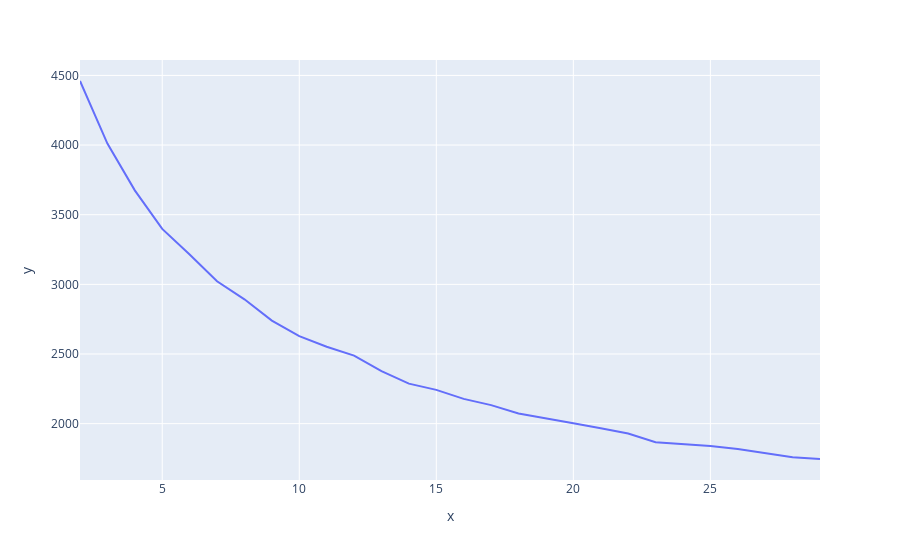
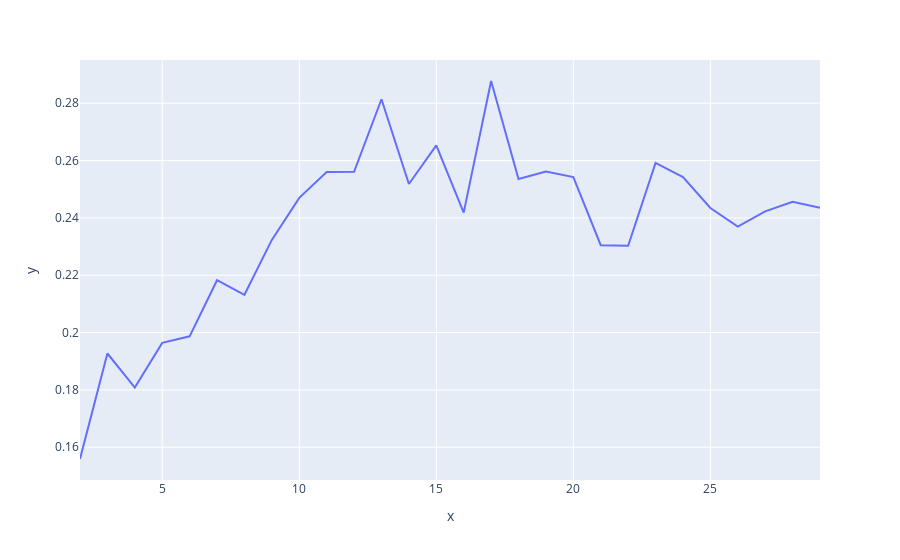

Notebook cell for these charts, in order:
### Markdown cell above
# Kmeans

### Code cell
#Kmeans
print("-------------------------------------------------------------------------------------------------"  )
print("Kmeans :"  )

c=[]
iner=[]
sil=[]
for i in range(2,30):
    clustering = KMeans(n_clusters=i, random_state=0).fit(d)
    c.append(    i    )
    iner.append(    clustering.inertia_    )
    sil.append( silhouette_score(d ,clustering.predict(d) ) )
print('elbow method')    
fig = px.line( y=iner,x=c)
fig.show()
print('sillute score ')    
fig = px.line(y= sil,x=c)
fig.show()
    
clustering = KMeans(n_clusters=15, random_state=0).fit(d)
plt.scatter(d[:,0]  , d[:,1]   ,  c = clustering.labels_  ) 
plt.show()
print("silhouette_score : " ,silhouette_score(d,clustering.labels_))
print("number of clusters is : " , 15)

### Figure 1 — Plotly figure (JSON) as saved in the notebook; plotly's stock layout.template omitted (floating-point values rounded to 4 significant figures)
{"data": [{"hovertemplate": "x=%{x}<br>y=%{y}<extra></extra>", "legendgroup": "", "line": {"color": "#636efa", "dash": "solid"}, "marker": {"symbol": "circle"}, "mode": "lines", "name": "", "orientation": "v", "showlegend": false, "type": "scatter", "x": [2, 3, 4, 5, 6, 7, 8, 9, 10, 11, 12, 13, 14, 15, 16, 17, 18, 19, 20, 21, 22, 23, 24, 25, 26, 27, 28, 29], "xaxis": "x", "y": [4460.0, 4010.0, 3675.0, 3398.0, 3215.0, 3022.0, 2893.0, 2740.0, 2628.0, 2552.0, 2488.0, 2377.0, 2287.0, 2243.0, 2178.0, 2133.0, 2073.0, 2035.0, 2003.0, 1967.0, 1929.0, 1867.0, 1852.0, 1839.0, 1818.0, 1788.0, 1759.0, 1746.0], "yaxis": "y"}], "layout": {"legend": {"tracegroupgap": 0}, "margin": {"t": 60}, "xaxis": {"anchor": "y", "domain": [0, 1], "title": {"text": "x"}}, "yaxis": {"anchor": "x", "domain": [0, 1], "title": {"text": "y"}}}}

### Figure 2 — Plotly figure (JSON) as saved in the notebook; plotly's stock layout.template omitted (floating-point values rounded to 4 significant figures)
{"data": [{"hovertemplate": "x=%{x}<br>y=%{y}<extra></extra>", "legendgroup": "", "line": {"color": "#636efa", "dash": "solid"}, "marker": {"symbol": "circle"}, "mode": "lines", "name": "", "orientation": "v", "showlegend": false, "type": "scatter", "x": [2, 3, 4, 5, 6, 7, 8, 9, 10, 11, 12, 13, 14, 15, 16, 17, 18, 19, 20, 21, 22, 23, 24, 25, 26, 27, 28, 29], "xaxis": "x", "y": [0.1559, 0.1927, 0.1808, 0.1964, 0.1987, 0.2183, 0.2132, 0.2323, 0.247, 0.256, 0.2561, 0.2814, 0.2518, 0.2653, 0.2418, 0.2877, 0.2536, 0.2562, 0.2542, 0.2305, 0.2303, 0.2592, 0.2542, 0.2434, 0.2369, 0.2423, 0.2456, 0.2435], "yaxis": "y"}], "layout": {"legend": {"tracegroupgap": 0}, "margin": {"t": 60}, "xaxis": {"anchor": "y", "domain": [0, 1], "title": {"text": "x"}}, "yaxis": {"anchor": "x", "domain": [0, 1], "title": {"text": "y"}}}}
